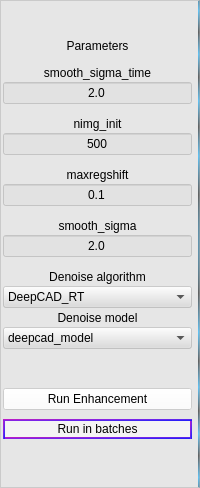
               <widget class="QFrame" name="frame_2">
                <property name="sizePolicy">
                 <sizepolicy hsizetype="Expanding" vsizetype="Preferred">
                  <horstretch>25</horstretch>
                  <verstretch>0</verstretch>
                 </sizepolicy>
                </property>
                <property name="minimumSize">
                 <size>
                  <width>172</width>
                  <height>488</height>
                 </size>
                </property>
                <property name="styleSheet">
                 <string notr="true">
background-color:rgba(220, 220, 220, 120);
border-right:2px solid qradialgradient(spread:repeat, cx:0.5, cy:0.5, radius:0.077, fx:0.5, fy:0.5, stop:0 rgba(0, 169, 255, 147), stop:0.497326 rgba(0, 0, 0, 147), stop:1 rgba(0, 169, 255, 147));</string>
                </property>
                <property name="frameShape">
                 <enum>QFrame::StyledPanel</enum>
                </property>
                <property name="frameShadow">
                 <enum>QFrame::Raised</enum>
                </property>
                <layout class="QVBoxLayout" name="verticalLayout_3">
                 <property name="spacing">
                  <number>0</number>
                 </property>
                 <property name="leftMargin">
                  <number>2</number>
                 </property>
                 <property name="topMargin">
                  <number>4</number>
                 </property>
                 <property name="rightMargin">
                  <number>7</number>
                 </property>
                 <property name="bottomMargin">
                  <number>0</number>
                 </property>
                 <item>
                  <widget class="QFrame" name="frame_14">
                   <property name="sizePolicy">
                    <sizepolicy hsizetype="Preferred" vsizetype="Expanding">
                     <horstretch>0</horstretch>
                     <verstretch>3</verstretch>
                    </sizepolicy>
                   </property>
                   <property name="styleSheet">
                    <string notr="true">border:none;
background:transparent;</string>
                   </property>
                   <property name="frameShape">
                    <enum>QFrame::StyledPanel</enum>
                   </property>
                   <property name="frameShadow">
                    <enum>QFrame::Raised</enum>
                   </property>
                  </widget>
                 </item>
                 <item>
                  <widget class="QLabel" name="label_8">
                   <property name="sizePolicy">
                    <sizepolicy hsizetype="Preferred" vsizetype="Expanding">
                     <horstretch>0</horstretch>
                     <verstretch>2</verstretch>
                    </sizepolicy>
                   </property>
                   <property name="styleSheet">
                    <string notr="true">font: 75 12pt &quot;Adobe Gothic Std B&quot;;
border:None;
background:transparent;</string>
                   </property>
                   <property name="text">
                    <string>Parameters</string>
                   </property>
                   <property name="alignment">
                    <set>Qt::AlignBottom|Qt::AlignHCenter</set>
                   </property>
                  </widget>
                 </item>
                 <item>
                  <widget class="QFrame" name="frame_11">
                   <property name="sizePolicy">
                    <sizepolicy hsizetype="Preferred" vsizetype="Expanding">
                     <horstretch>0</horstretch>
                     <verstretch>1</verstretch>
                    </sizepolicy>
                   </property>
                   <property name="styleSheet">
                    <string notr="true">border:none;
background:transparent;</string>
                   </property>
                   <property name="frameShape">
                    <enum>QFrame::StyledPanel</enum>
                   </property>
                   <property name="frameShadow">
                    <enum>QFrame::Raised</enum>
                   </property>
                   <widget class="QFrame" name="frame_12">
                    <property name="geometry">
                     <rect>
                      <x>140</x>
                      <y>90</y>
                      <width>170</width>
                      <height>99</height>
                     </rect>
                    </property>
                    <property name="sizePolicy">
                     <sizepolicy hsizetype="Preferred" vsizetype="Expanding">
                      <horstretch>0</horstretch>
                      <verstretch>5</verstretch>
                     </sizepolicy>
                    </property>
                    <property name="styleSheet">
                     <string notr="true">border:none;
background:transparent;</string>
                    </property>
                    <property name="frameShape">
                     <enum>QFrame::StyledPanel</enum>
                    </property>
                    <property name="frameShadow">
                     <enum>QFrame::Raised</enum>
                    </property>
                   </widget>
                  </widget>
                 </item>
                 <item>
                  <widget class="QLabel" name="label_4">
                   <property name="sizePolicy">
                    <sizepolicy hsizetype="Preferred" vsizetype="Expanding">
                     <horstretch>0</horstretch>
                     <verstretch>2</verstretch>
                    </sizepolicy>
                   </property>
                   <property name="styleSheet">
                    <string notr="true">background:transparent;
border:none;
font: 9pt &quot;微软雅黑&quot;;</string>
                   </property>
                   <property name="text">
                    <string>smooth_sigma_time</string>
                   </property>
                   <property name="alignment">
                    <set>Qt::AlignCenter</set>
                   </property>
                  </widget>
                 </item>
                 <item>
                  <widget class="QLineEdit" name="lineEdit_smoothtime">
                   <property name="sizePolicy">
                    <sizepolicy hsizetype="Preferred" vsizetype="Expanding">
                     <horstretch>0</horstretch>
                     <verstretch>1</verstretch>
                    </sizepolicy>
                   </property>
                   <property name="text">
                    <string>2.0</string>
                   </property>
                   <property name="alignment">
                    <set>Qt::AlignCenter</set>
                   </property>
                   <property name="clearButtonEnabled">
                    <bool>false</bool>
                   </property>
                  </widget>
                 </item>
                 <item>
                  <widget class="QFrame" name="frame_8">
                   <property name="sizePolicy">
                    <sizepolicy hsizetype="Preferred" vsizetype="Expanding">
                     <horstretch>0</horstretch>
                     <verstretch>1</verstretch>
                    </sizepolicy>
                   </property>
                   <property name="styleSheet">
                    <string notr="true">border:none;
background:transparent;</string>
                   </property>
                   <property name="frameShape">
                    <enum>QFrame::StyledPanel</enum>
                   </property>
                   <property name="frameShadow">
                    <enum>QFrame::Raised</enum>
                   </property>
                  </widget>
                 </item>
                 <item>
                  <widget class="QLabel" name="label_7">
                   <property name="sizePolicy">
                    <sizepolicy hsizetype="Preferred" vsizetype="Expanding">
                     <horstretch>0</horstretch>
                     <verstretch>2</verstretch>
                    </sizepolicy>
                   </property>
                   <property name="styleSheet">
                    <string notr="true">background:transparent;
border:none;
font: 9pt &quot;微软雅黑&quot;;</string>
                   </property>
                   <property name="text">
                    <string>nimg_init</string>
                   </property>
                   <property name="alignment">
                    <set>Qt::AlignCenter</set>
                   </property>
                  </widget>
                 </item>
                 <item>
                  <widget class="QLineEdit" name="lineEdit_nimg_init">
                   <property name="sizePolicy">
                    <sizepolicy hsizetype="Preferred" vsizetype="Expanding">
                     <horstretch>0</horstretch>
                     <verstretch>1</verstretch>
                    </sizepolicy>
                   </property>
                   <property name="text">
                    <string>500</string>
                   </property>
                   <property name="alignment">
                    <set>Qt::AlignCenter</set>
                   </property>
                  </widget>
                 </item>
                 <item>
                  <widget class="QFrame" name="frame_7">
                   <property name="sizePolicy">
                    <sizepolicy hsizetype="Preferred" vsizetype="Expanding">
                     <horstretch>0</horstretch>
                     <verstretch>1</verstretch>
                    </sizepolicy>
                   </property>
                   <property name="styleSheet">
                    <string notr="true">border:none;
background:transparent;</string>
                   </property>
                   <property name="frameShape">
                    <enum>QFrame::StyledPanel</enum>
                   </property>
                   <property name="frameShadow">
                    <enum>QFrame::Raised</enum>
                   </property>
                  </widget>
                 </item>
                 <item>
                  <widget class="QLabel" name="label_6">
                   <property name="sizePolicy">
                    <sizepolicy hsizetype="Preferred" vsizetype="Expanding">
                     <horstretch>0</horstretch>
                     <verstretch>2</verstretch>
                    </sizepolicy>
                   </property>
                   <property name="styleSheet">
                    <string notr="true">background:transparent;
border:none;
font: 9pt &quot;微软雅黑&quot;;</string>
                   </property>
                   <property name="text">
                    <string>maxregshift</string>
                   </property>
                   <property name="alignment">
                    <set>Qt::AlignCenter</set>
                   </property>
                  </widget>
                 </item>
                 <item>
                  <widget class="QLineEdit" name="lineEdit_maxregshift">
                   <property name="sizePolicy">
                    <sizepolicy hsizetype="Expanding" vsizetype="Expanding">
                     <horstretch>0</horstretch>
                     <verstretch>1</verstretch>
                    </sizepolicy>
                   </property>
                   <property name="styleSheet">
                    <string notr="true">background-:transparent</string>
                   </property>
                   <property name="text">
                    <string>0.1</string>
                   </property>
                   <property name="alignment">
                    <set>Qt::AlignCenter</set>
                   </property>
                  </widget>
                 </item>
                 <item>
                  <widget class="QFrame" name="frame_6">
                   <property name="sizePolicy">
                    <sizepolicy hsizetype="Preferred" vsizetype="Expanding">
                     <horstretch>0</horstretch>
                     <verstretch>1</verstretch>
                    </sizepolicy>
                   </property>
                   <property name="styleSheet">
                    <string notr="true">border:none;
background:transparent;</string>
                   </property>
                   <property name="frameShape">
                    <enum>QFrame::StyledPanel</enum>
                   </property>
                   <property name="frameShadow">
                    <enum>QFrame::Raised</enum>
                   </property>
                  </widget>
                 </item>
                 <item>
                  <widget class="QLabel" name="label_5">
                   <property name="sizePolicy">
                    <sizepolicy hsizetype="Preferred" vsizetype="Expanding">
                     <horstretch>0</horstretch>
                     <verstretch>2</verstretch>
                    </sizepolicy>
                   </property>
                   <property name="styleSheet">
                    <string notr="true">background:transparent;
border:none;
font: 9pt &quot;微软雅黑&quot;;</string>
                   </property>
                   <property name="text">
                    <string>smooth_sigma</string>
                   </property>
                   <property name="alignment">
                    <set>Qt::AlignCenter</set>
                   </property>
                  </widget>
                 </item>
                 <item>
                  <widget class="QLineEdit" name="lineEdit_smooth">
                   <property name="sizePolicy">
                    <sizepolicy hsizetype="Expanding" vsizetype="Expanding">
                     <horstretch>0</horstretch>
                     <verstretch>1</verstretch>
                    </sizepolicy>
                   </property>
                   <property name="cursor">
                    <cursorShape>IBeamCursor</cursorShape>
                   </property>
                   <property name="text">
                    <string>2.0</string>
                   </property>
                   <property name="alignment">
                    <set>Qt::AlignCenter</set>
                   </property>
                   <property name="dragEnabled">
                    <bool>false</bool>
                   </property>
                   <property name="clearButtonEnabled">
                    <bool>false</bool>
                   </property>
                  </widget>
                 </item>
                 <item>
                  <widget class="QFrame" name="frame_39">
                   <property name="sizePolicy">
                    <sizepolicy hsizetype="Preferred" vsizetype="Expanding">
                     <horstretch>0</horstretch>
                     <verstretch>1</verstretch>
                    </sizepolicy>
                   </property>
                   <property name="styleSheet">
                    <string notr="true">border:none;
background:transparent;</string>
                   </property>
                   <property name="frameShape">
                    <enum>QFrame::StyledPanel</enum>
                   </property>
                   <property name="frameShadow">
                    <enum>QFrame::Raised</enum>
                   </property>
                  </widget>
                 </item>
                 <item>
                  <widget class="QLabel" name="label_21">
                   <property name="sizePolicy">
                    <sizepolicy hsizetype="Preferred" vsizetype="Expanding">
                     <horstretch>0</horstretch>
                     <verstretch>2</verstretch>
                    </sizepolicy>
                   </property>
                   <property name="styleSheet">
                    <string notr="true">background:transparent;
border:none;
font: 9pt &quot;微软雅黑&quot;;</string>
                   </property>
                   <property name="text">
                    <string>Denoise algorithm</string>
                   </property>
                   <property name="alignment">
                    <set>Qt::AlignCenter</set>
                   </property>
                  </widget>
                 </item>
                 <item>
                  <widget class="QComboBox" name="comboBox_denoisealgo">
                   <property name="styleSheet">
                    <string notr="true">QComboBox{
font: 9pt &quot;微软雅黑&quot;;
}

QComboBox QAbstractItemView {
background:white;
} </string>
                   </property>
                   <item>
                    <property name="text">
                     <string>DeepCAD_RT</string>
                    </property>
                   </item>
                   <item>
                    <property name="text">
                     <string>SRDTrans</string>
                    </property>
                   </item>
                  </widget>
                 </item>
                 <item>
                  <widget class="QLabel" name="label_22">
                   <property name="sizePolicy">
                    <sizepolicy hsizetype="Preferred" vsizetype="Expanding">
                     <horstretch>0</horstretch>
                     <verstretch>2</verstretch>
                    </sizepolicy>
                   </property>
                   <property name="styleSheet">
                    <string notr="true">background:transparent;
border:none;
font: 9pt &quot;微软雅黑&quot;;</string>
                   </property>
                   <property name="text">
                    <string>Denoise model</string>
                   </property>
                   <property name="alignment">
                    <set>Qt::AlignCenter</set>
                   </property>
                  </widget>
                 </item>
                 <item>
                  <widget class="QComboBox" name="comboBox_denoisemodel">
                   <property name="styleSheet">
                    <string notr="true">QComboBox{
font: 9pt &quot;微软雅黑&quot;;
}

QComboBox QAbstractItemView {
background:white;
} </string>
                   </property>
                   <item>
                    <property name="text">
                     <string>deepcad_model</string>
                    </property>
                   </item>
                  </widget>
                 </item>
                 <item>
                  <widget class="QFrame" name="frame_4">
                   <property name="sizePolicy">
                    <sizepolicy hsizetype="Preferred" vsizetype="Expanding">
                     <horstretch>0</horstretch>
                     <verstretch>4</verstretch>
                    </sizepolicy>
                   </property>
                   <property name="styleSheet">
                    <string notr="true">border:none;
background:transparent;</string>
                   </property>
                   <property name="frameShape">
                    <enum>QFrame::StyledPanel</enum>
                   </property>
                   <property name="frameShadow">
                    <enum>QFrame::Raised</enum>
                   </property>
                   <widget class="QCheckBox" name="checkBox_nonrigid">
                    <property name="geometry">
                     <rect>
                      <x>-10</x>
                      <y>40</y>
                      <width>190</width>
                      <height>19</height>
                     </rect>
                    </property>
                    <property name="sizePolicy">
                     <sizepolicy hsizetype="Minimum" vsizetype="Expanding">
                      <horstretch>0</horstretch>
                      <verstretch>0</verstretch>
                     </sizepolicy>
                    </property>
                    <property name="layoutDirection">
                     <enum>Qt::RightToLeft</enum>
                    </property>
                    <property name="autoFillBackground">
                     <bool>false</bool>
                    </property>
                    <property name="styleSheet">
                     <string notr="true">background: transparent;
border: transparent;
font: 10pt &quot;微软雅黑&quot;;</string>
                    </property>
                    <property name="text">
                     <string>Nonrigid</string>
                    </property>
                   </widget>
                   <widget class="QCheckBox" name="checkBox_bidiphase">
                    <property name="geometry">
                     <rect>
                      <x>0</x>
                      <y>40</y>
                      <width>91</width>
                      <height>21</height>
                     </rect>
                    </property>
                    <property name="layoutDirection">
                     <enum>Qt::RightToLeft</enum>
                    </property>
                    <property name="autoFillBackground">
                     <bool>false</bool>
                    </property>
                    <property name="styleSheet">
                     <string notr="true">background: transparent;
border: transparent;
font: 10pt &quot;微软雅黑&quot;;</string>
                    </property>
                    <property name="text">
                     <string>Bidiphase</string>
                    </property>
                   </widget>
                  </widget>
                 </item>
                 <item>
                  <widget class="QPushButton" name="pushButton_run_enhance">
                   <property name="sizePolicy">
                    <sizepolicy hsizetype="Minimum" vsizetype="Expanding">
                     <horstretch>0</horstretch>
                     <verstretch>2</verstretch>
                    </sizepolicy>
                   </property>
                   <property name="styleSheet">
                    <string notr="true">QPushButton{
background-color:rgba(255,255,255,150);
font: 9pt &quot;微软雅黑&quot;;
}
QPushButton:hover
{
margin:1px;
}</string>
                   </property>
                   <property name="text">
                    <string>Run Enhancement</string>
                   </property>
                  </widget>
                 </item>
                 <item>
                  <widget class="QFrame" name="frame_17">
                   <property name="sizePolicy">
                    <sizepolicy hsizetype="Expanding" vsizetype="Expanding">
                     <horstretch>0</horstretch>
                     <verstretch>1</verstretch>
                    </sizepolicy>
                   </property>
                   <property name="styleSheet">
                    <string notr="true">border:none;
background:transparent;</string>
                   </property>
                   <property name="frameShape">
                    <enum>QFrame::StyledPanel</enum>
                   </property>
                   <property name="frameShadow">
                    <enum>QFrame::Raised</enum>
                   </property>
                  </widget>
                 </item>
                 <item>
                  <widget class="QPushButton" name="pushButton_run_batches">
                   <property name="sizePolicy">
                    <sizepolicy hsizetype="Expanding" vsizetype="Expanding">
                     <horstretch>1</horstretch>
                     <verstretch>2</verstretch>
                    </sizepolicy>
                   </property>
                   <property name="styleSheet">
                    <string notr="true">QPushButton{
background-color:rgba(255,255,255,150);
border:2px solid qlineargradient(spread:pad, x1:0, y1:0, x2:1, y2:1, stop:0 rgba(221, 18, 198, 255), stop:0.198864 rgba(171, 33, 202, 255), stop:0.4375 rgba(128, 36, 232, 255), stop:0.698864 rgba(71, 39, 241, 255), stop:0.994318 rgba(14, 21, 255, 255), stop:1 rgba(255, 255, 255, 255));
border-radius:15px;
font: 9pt &quot;微软雅黑&quot;;
}
QPushButton:hover
{
margin:1px;
}
QPushButton:pressed
{
margin:2px;
}</string>
                   </property>
                   <property name="text">
                    <string>Run in batches</string>
                   </property>
                  </widget>
                 </item>
                 <item>
                  <widget class="QFrame" name="frame_13">
                   <property name="sizePolicy">
                    <sizepolicy hsizetype="Preferred" vsizetype="Expanding">
                     <horstretch>0</horstretch>
                     <verstretch>5</verstretch>
                    </sizepolicy>
                   </property>
                   <property name="styleSheet">
                    <string notr="true">border:none;
background:transparent;</string>
                   </property>
                   <property name="frameShape">
                    <enum>QFrame::StyledPanel</enum>
                   </property>
                   <property name="frameShadow">
                    <enum>QFrame::Raised</enum>
                   </property>
                   <layout class="QVBoxLayout" name="verticalLayout_11"/>
                  </widget>
                 </item>
                </layout>
               </widget>
